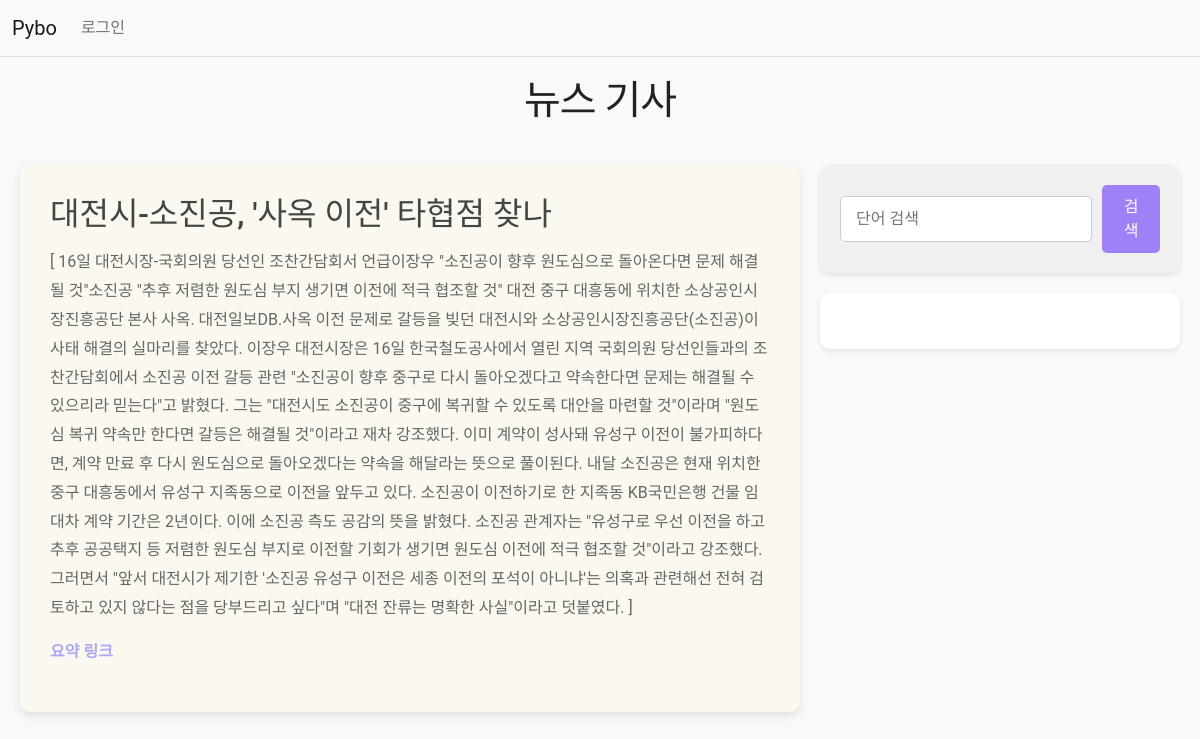
The app's page /pybo/6/, older data.
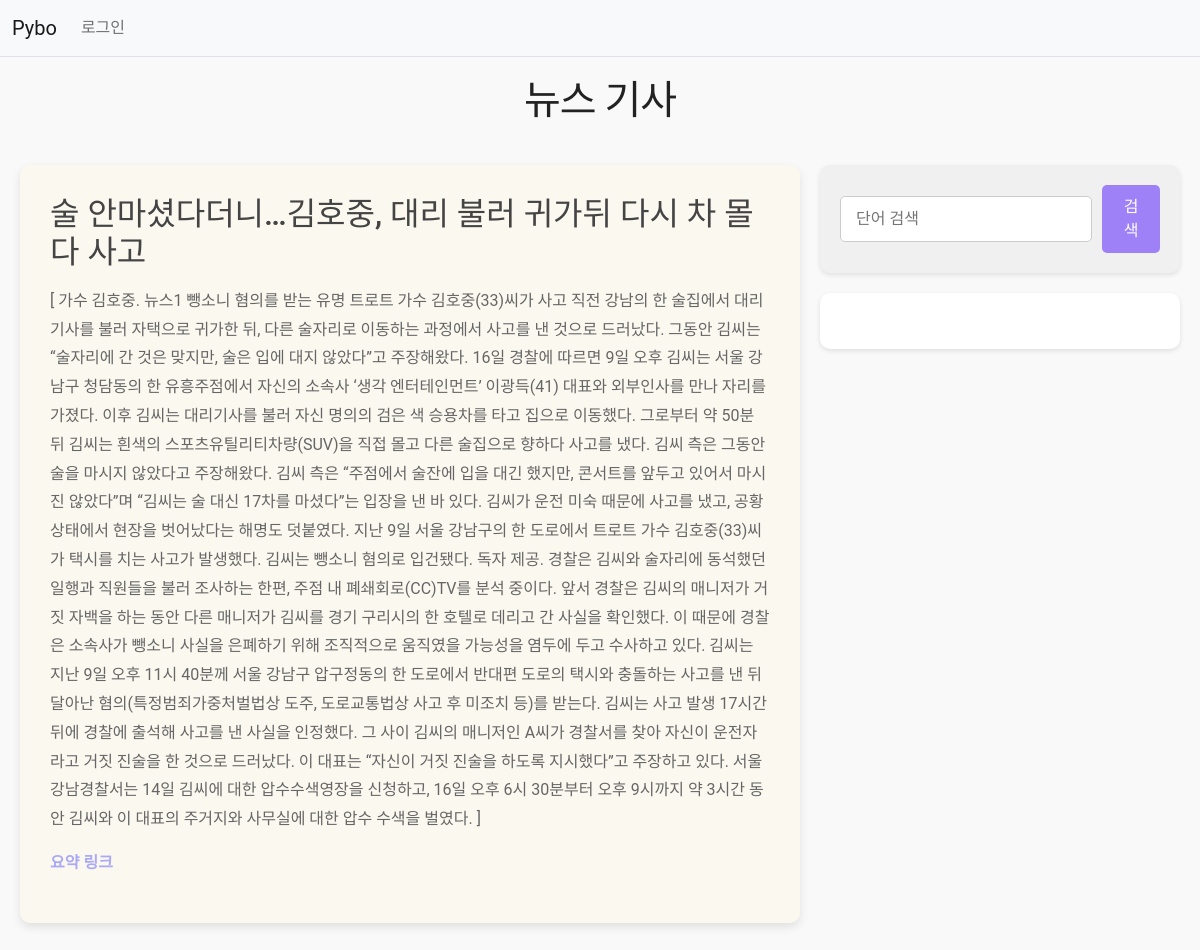
The same page, newer data.
### pybo/models.py (models this page shows, shortened)
class News(models.Model):
    subject = models.CharField(max_length=200)
    content = models.TextField(null=True)
    create_date = models.DateTimeField(null=True)
    news_date = models.DateTimeField(null=True)
    link = models.TextField(null=True)
    summary = models.TextField(null=True, blank=True)

### pybo/views.py (the view)
# urls.py: path('<int:news_id>/', views.detail),
def detail(request, news_id):
    news = get_object_or_404(News, pk = news_id)
    context = {'news': news}
    return render(request, 'pybo/news_detail.html', context)

### templates/pybo/news_detail.html (shortened to what this page needs)
{% extends 'base.html' %}
{% block content %}
<!DOCTYPE html>
<html lang="ko">
<head>
</head>
<body>
    <h1>뉴스 기사</h1>
    <div class="container">
        <div class="article">
            <h2>{{ news.subject }}</h2>
            <p>{{ news.content }}</p>
            <p class="summary-link"><a href="#" id="summary-link">요약 링크</a></p>
        </div>
        <div class="dict-content">
            <form class="search-form" id="search-form">
                <input type="text" name="kw" placeholder="단어 검색" id="search-input">
                <button type="submit">검색</button>
            </form>
            <div class="search-content" id="search-content">
            </div>
        </div>
    </div>
</body>
</html>
{% endblock %}

Row changes from the older to the newer data that the page shows:
changed News: subject "대전시-소진공, '사옥 이전' 타협점 찾나" → "술 안마셨다더니…김호중, 대리 불러 귀가뒤 다시 차 몰다 사고"; content "[ 16일 대전시장-국회의원 당선인 조찬간담회서 언급이장우 \"소진공이 향후 원도심으로 돌아온다면 문제 해결 될 것\"소진공 \"추후 저렴한 원도심 부지 생기면 이전에 적극 협조할 것\" 대전 중구 대흥동에 위치한 소상공인시장진흥공단 본사 사옥. 대전일보DB.사옥 이전 문제로 갈등을 빚던 대전시와 소상공인시장진흥공단(소진공)이 사태 해결의 실마리를 찾았다. 이장우 대전시장은 16일 한국철도공사에서 열린 지역 국회의원 당선인들과의 조찬간담회에서 소진공 이전 갈등 관련 \"소진공이 향후 중구로 다시 돌아오겠다고 약속한다면 문제는 해결될 수 있으리라 믿는다\"고 밝혔다. 그는 \"대전시도 소진공이 중구에 복귀할 수 있도록 대안을 마련할 것\"이라며 \"원도심 복귀 약속만 한다면 갈등은 해결될 것\"이라고 재차 강조했다. 이미 계약이 성사돼 유성구 이전이 불가피하다면, 계약 만료 후 다시 원도심으로 돌아오겠다는 약속을 해달라는 뜻으로 풀이된다. 내달 소진공은 현재 위치한 중구 대흥동에서 유성구 지족동으로 이전을 앞두고 있다. 소진공이 이전하기로 한 지족동 KB국민은행 건물 임대차 계약 기간은 2년이다. 이에 소진공 측도 공감의 뜻을 밝혔다. 소진공 관계자는 \"유성구로 우선 이전을 하고 추후 공공택지 등 저렴한 원도심 부지로 이전할 기회가 생기면 원도심 이전에 적극 협조할 것\"이라고 강조했다. 그러면서 \"앞서 대전시가 제기한 '소진공 유성구 이전은 세종…" → "[ 가수 김호중. 뉴스1 뺑소니 혐의를 받는 유명 트로트 가수 김호중(33)씨가 사고 직전 강남의 한 술집에서 대리기사를 불러 자택으로 귀가한 뒤, 다른 술자리로 이동하는 과정에서 사고를 낸 것으로 드러났다. 그동안 김씨는 “술자리에 간 것은 맞지만, 술은 입에 대지 않았다”고 주장해왔다. 16일 경찰에 따르면 9일 오후 김씨는 서울 강남구 청담동의 한 유흥주점에서 자신의 소속사 ‘생각 엔터테인먼트’ 이광득(41) 대표와 외부인사를 만나 자리를 가졌다. 이후 김씨는 대리기사를 불러 자신 명의의 검은 색 승용차를 타고 집으로 이동했다. 그로부터 약 50분 뒤 김씨는 흰색의 스포츠유틸리티차량(SUV)을 직접 몰고 다른 술집으로 향하다 사고를 냈다. 김씨 측은 그동안 술을 마시지 않았다고 주장해왔다. 김씨 측은 “주점에서 술잔에 입을 대긴 했지만, 콘서트를 앞두고 있어서 마시진 않았다”며 “김씨는 술 대신 17차를 마셨다”는 입장을 낸 바 있다. 김씨가 운전 미숙 때문에 사고를 냈고, 공황 상태에서 현장을 벗어났다는 해명도 덧붙였다. 지난 9일 서울 강남구의 한 도로에서 트로트 가수 김호중(33)씨가 택시를 치는 사고가 발생했다. 김씨는 뺑소니 혐의로 입건됐다. 독자 제공. 경찰은 김씨와 술자리에 동석했던 일행과 직원들을 불러 조사하는 한편, 주점 내 폐쇄회로(CC)TV를 분석 중이다. 앞서 경찰은 김씨의 매니저가 거짓 자백을 하는 동안…"
